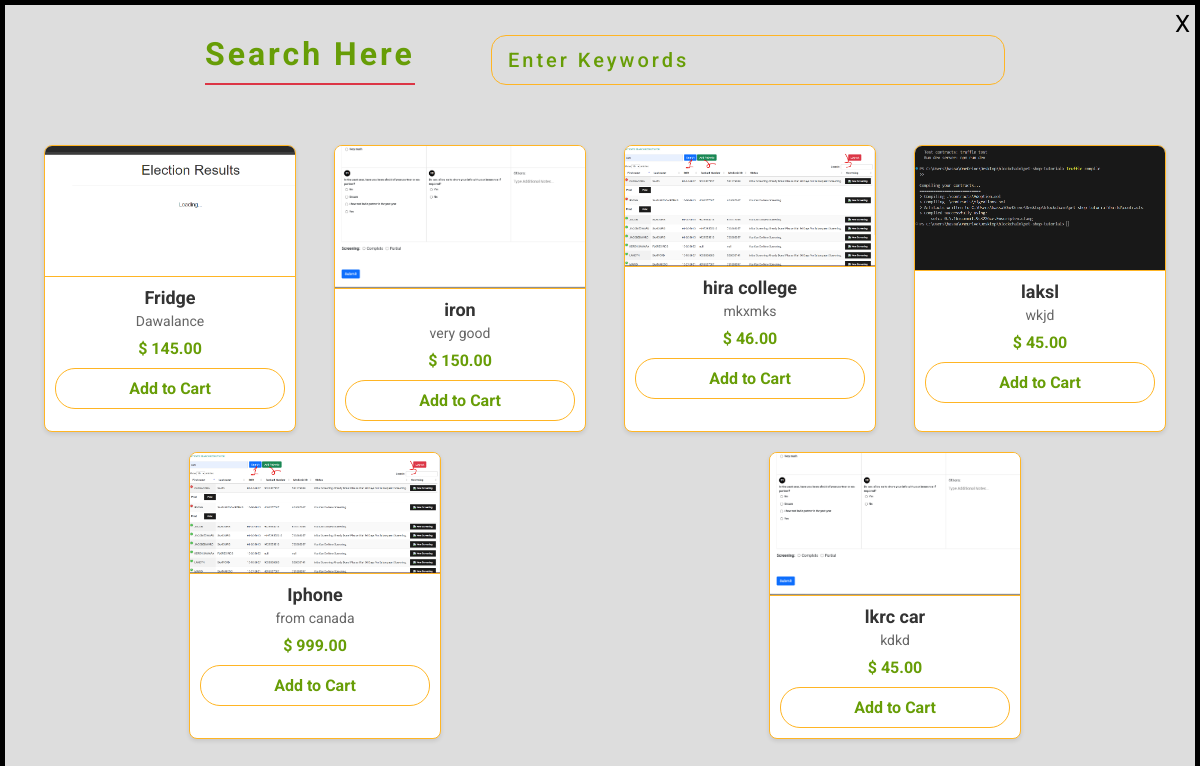
The app's page /search/ with its own data.
### myapp/models.py (models this page shows, shortened)
class products1(models.Model):
    product_id = models.AutoField(primary_key=True)
    name = models.CharField(max_length=200)
    description = models.CharField(max_length=200)
    seller = models.ForeignKey(Seller, on_delete=models.CASCADE)
    category = models.ForeignKey(Category, on_delete=models.CASCADE)
    price = models.DecimalField(max_digits=10, decimal_places=2)
    quantity = models.IntegerField()
    image = models.FileField(upload_to='media/', null=True, blank=True)

### myapp/views.py (the view)
# urls.py: path('search/', views.search, name="search"),
def search(request):
    product = products1.objects.all()
    return render(request, 'search.html', {'products': product})

### templates/search.html (shortened to what this page needs)
<!DOCTYPE html>
<html>
<head>
</head>
<body>
<a href="{% url 'home' %}">
    <button class="cancel-btn">
      X
    </button>
  </a>
<div class="container-fluid">
<div class="container">
<div class="search">
<h1>Search Here</h1>
<input type="text" name="" id="find" placeholder="Enter Keywords" onkeyup="search()">
</div>
<div class="product-list">
{% for product in products %}
    <div class="product">
<a href="{% url 'productdetails' product_id=product.product_id %}">
          <img src="{{ product.image.url }}" alt="{{ product.name }}">  <div class="product-details">
</a>
        <h3>{{ product.name }}</h3>
        <p>{{ product.description }}</p>
        <div class="price">$ {{ product.price }}</div>  <button class="add-to-cart-btn" value={{product.product_id}} value1={{product.seller.name}} onclick="addtocart(this)">Add to Cart</button>
      </div>
    </div>
  {% endfor %}
</body>
</html>

### templates/search.html (style rules this page uses)
* { margin: 0; padding: 0; font-family: 'Roboto', sans-serif; }
body { background: #ddd; border: 5px solid #000; margin: 0; box-sizing: border-box; }
.container-fluid { width: 100%; height: auto; padding: 0px 0px 80px 0px; }
.container { width: 1200px; height: auto; margin: auto; }
.container .search { display: flex; padding: 30px 200px; justify-content: space-between; }
.container .search h1 { color: #679d06; font-weight: bold; letter-spacing: 3px; display: inline-block; border-bottom: 2px solid #dc3545; padding-bottom: 10px; }
.container .search input { width: 60%; padding: 5px 16px; background: transparent; border: 1px solid #FFB524; font-size: 20px; text-transform: capitalize; letter-spacing: 3px; outline: none; border-radius: 15px; }
.container .search input::placeholder { color: #679d06; font-weight: 500; }
.container .product-list { display: flex; flex-wrap: wrap; justify-content: space-around; padding: 20px; }
.container .product-list .product { background: #fff; border: 1px solid #FFB524; border-radius: 8px; box-shadow: 0 2px 4px rgba(0, 0, 0, 0.1); margin: 10px; width: 250px; overflow: hidden; font-family: 'Roboto', sans-serif; transition: box-shadow 0.3s ease; }
.container .product-list .product img { width: 100%; height: auto; display: block; border-bottom: 1px solid #FFB524; }
.container .product-list .product .product-details { padding: 10px; text-align: center; }
.container .product-list .product .product-details h3 { color: #333; font-size: 18px; font-weight: bold; margin-bottom: 5px; }
.container .product-list .product .product-details p { font-size: 14px; color: #666; margin-bottom: 10px; }
.container .product-list .product .product-details .price { color: #679d06; font-size: 16px; font-weight: bold; margin-bottom: 10px; }
.add-to-cart-btn { background-color: transparent; color: #679d06; border: 1px solid #FFB524; border-radius: 20px; padding: 10px; text-align: center; display: block; width: 100%; cursor: pointer; font-size: 16px; font-weight: bold; transition: background-color 0.3s, color 0.3s; }
.cancel-btn { position: fixed; top: 10px; right: 10px; z-index: 1000; cursor: pointer; font-size: 24px; background: none; border: none; color: #000; }
.search h1 { color: #679d06; font-weight: bold; }

### records on screen
products1: shows a picture, name "Fridge", description "Dawalance", price "145.00", {{ product.product_id }} 36 (drawn)
products1: name "iron", description "very good", price "150.00", {{ product.product_id }} 37 (drawn)
products1: name "hira college", description "mkxmks", price "46.00", {{ product.product_id }} 41 (drawn)
products1: shows a picture, name "laksl", description "wkjd", price "45.00", {{ product.product_id }} 42 (drawn)
products1: name "Iphone", description "from canada", price "999.00", {{ product.product_id }} 43 (drawn)
products1: name "lkrc car", description "kdkd", price "45.00", {{ product.product_id }} 45 (drawn)
